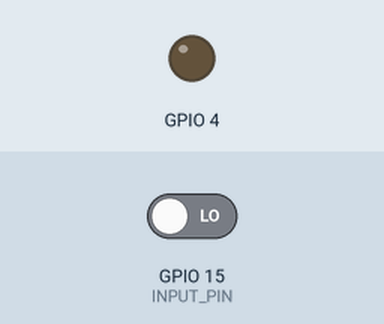
The sketch below on a simulated ESP32. Parts: output pins drawn as LEDs (lit = HIGH). The inputs (shaded band) are chosen by the test bench; at power-on: GPIO 15 (INPUT_PIN) LOW. WiFi joins after 1.5 s; servers stay silent unless stated; the local clock reads 2024-03-15 10:24:30 at power-on unless the sketch sets it; the camera gives no picture; what the sketch prints to the serial monitor is not drawn.

Above: at 4.0 s.
4.1 s: GPIO 15 (INPUT_PIN) driven HIGH
At 4.87 s:
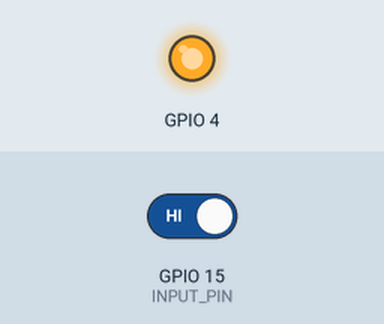
Timing chart, 0 to 7.1 s (numbered marks = the images above; inputs shaded):
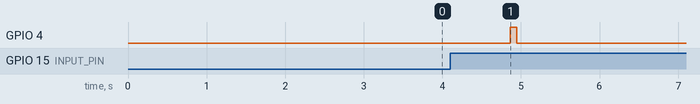

The sketch:

code_esp32_cam.ino
```cpp
#include <WiFiManager.h>
#include <FirebaseESP32.h>
#include "esp_camera.h"
#include "base64.h"
#include "time.h"

#define INPUT_PIN 15

const char* FIREBASE_HOST = "your_firebase_host";
const char* FIREBASE_AUTH = "your_firebase_key";

FirebaseConfig config;
FirebaseAuth auth;
FirebaseData firebaseData;

const char* ntpServer = "time.google.com";
const long gmtOffset_sec = 7 * 3600;
const int daylightOffset_sec = 0;

void setupCamera() {
  camera_config_t camera_config;
  camera_config.ledc_channel = LEDC_CHANNEL_0;
  camera_config.ledc_timer = LEDC_TIMER_0;
  camera_config.pin_d0 = 5;
  camera_config.pin_d1 = 18;
  camera_config.pin_d2 = 19;
  camera_config.pin_d3 = 21;
  camera_config.pin_d4 = 36;
  camera_config.pin_d5 = 39;
  camera_config.pin_d6 = 34;
  camera_config.pin_d7 = 35;
  camera_config.pin_xclk = 0;
  camera_config.pin_pclk = 22;
  camera_config.pin_vsync = 25;
  camera_config.pin_href = 23;
  camera_config.pin_sscb_sda = 26;
  camera_config.pin_sscb_scl = 27;
  camera_config.pin_pwdn = 32;
  camera_config.pin_reset = -1;
  camera_config.xclk_freq_hz = 20000000;
  camera_config.pixel_format = PIXFORMAT_JPEG;

  // Kích thước ảnh
  camera_config.frame_size = FRAMESIZE_VGA;
  camera_config.jpeg_quality = 10;
  camera_config.fb_count = 1;

  // Khởi động camera
  esp_err_t err = esp_camera_init(&camera_config);
  if (err != ESP_OK) {
    Serial.printf("Lỗi khởi động camera: %d\n", err);
    return;
  }
}

void setup() {
  Serial.begin(115200);

  WiFiManager wifiManager;
  wifiManager.autoConnect("ESP32_AP_CAM", "12345678");
  if (WiFi.status() == WL_CONNECTED) {
    Serial.println("Connected WiFi!");
  } else {
    Serial.println("Failed WiFi");
  }

  config.host = FIREBASE_HOST;
  config.signer.tokens.legacy_token = FIREBASE_AUTH;
  Firebase.begin(&config, &auth);
  Firebase.reconnectWiFi(true);


  configTime(gmtOffset_sec, daylightOffset_sec, ntpServer);
  delay(1000);

  setupCamera();
  pinMode(4, OUTPUT);
  pinMode(INPUT_PIN, INPUT_PULLDOWN);
}

void loop() {
  int state = digitalRead(INPUT_PIN);
  // Chụp ảnh
  if(state == HIGH){
    camera_fb_t* fb = NULL;
    fb = esp_camera_fb_get();
    esp_camera_fb_return(fb);
    fb = NULL;
    digitalWrite(4, HIGH);
    delay(10);
    fb = esp_camera_fb_get();
    if (!fb) {
      Serial.println("Không chụp được ảnh!");
      return;
    }
    delay(10);
    digitalWrite(4, LOW);

    String base64Image = base64::encode(fb->buf, fb->len);
    Firebase.setBool(firebaseData,"/canh_bao", true);

    struct tm timeinfo;
    if (getLocalTime(&timeinfo)) {
      char timeStr[30];
      strftime(timeStr, sizeof(timeStr), "%H:%M_%d-%m-%Y", &timeinfo);
      String data = base64Image;
      String path = "/failedAttempts/" + String(timeStr);
      if (Firebase.setString(firebaseData, path.c_str(), data)) {
        Serial.println("Gửi ảnh lên Firebase thành công!");
      } else {
        Serial.println("Lỗi khi gửi ảnh lên Firebase.");
      }
      delay(5000);
    } else {
      Serial.println("Không lấy được thời gian");
      delay(10);
    }
    Firebase.setBool(firebaseData,"/canh_bao", false);

    esp_camera_fb_return(fb);
    fb = NULL;
    delay(100);

    while(state == HIGH){
      state = digitalRead(INPUT_PIN);
      delay(100);
    }
  }
  delay(1000);
}
```

Measured:
- after the input at 4.1 s, GPIO 4: LOW → HIGH after 0.76 s, → LOW 0.08 s later
